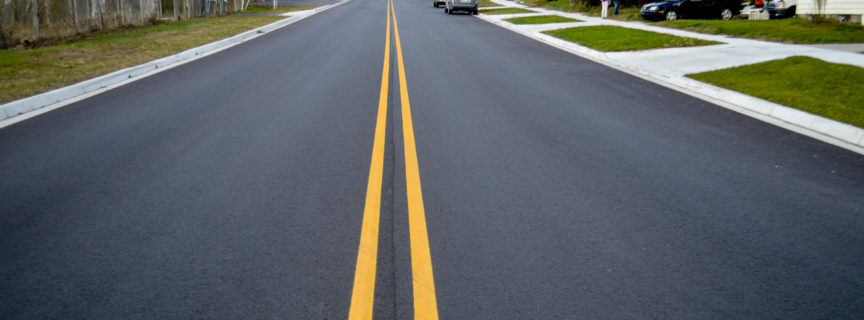
#> input picture Week2/day3/image/road.jpg, 864 x 320 px
$ jupyter execute '2.3.1-Hough Transform for Shape Detection.ipynb'
#> lines starting #> are read from the running program, lines starting #| are printed output that depends on the picture
### Hough Transform for Shape Detection

The Hough Transform is a powerful technique used in image processing and computer vision for detecting shapes, such as lines and circles, within an image. The method works by transforming points in an image space to a parameter space where shapes can be detected as peaks. Below are explanations of how the Hough Line Transform and the Hough Circle Transform work.

### Hough Line Transform

#### Concept:
The Hough Line Transform is used to detect straight lines in an image. The basic idea is to transform the points in the image space (x, y) into a parameter space defined by the line parameters. In the case of a line, these parameters are typically the distance from the origin (rho) and the angle from the x-axis (theta).

#### Mathematical Representation:
A line in Cartesian coordinates can be represented as:
$ y = mx + b $
where $ m $ is the slope and $ b $ is the y-intercept.

Alternatively, in the Hough Transform, a line can be represented in polar coordinates as:
$ \rho = x \cos(\theta) + y \sin(\theta) $
where:
- $\rho$ is the distance from the origin to the closest point on the line.
- $\theta$ is the angle between the x-axis and the line connecting the origin with this closest point.

#### Algorithm Steps:
1. **Edge Detection**: Apply an edge detector (e.g., Canny) to find the edges in the image.
2. **Transform Points**: For each edge point $(x, y)$, compute the values of $\rho$ for different values of $\theta$.
3. **Accumulator Space**: Vote in an accumulator space (a 2D array) where each cell corresponds to a specific $(\rho, \theta)$ pair. The value in each cell represents the number of points that are consistent with that line.
4. **Detect Peaks**: Identify peaks in the accumulator space, which correspond to the most prominent lines in the image.
5. **Draw Lines**: Convert the $(\rho, \theta)$ values back to Cartesian coordinates and draw the lines on the image.

[cell 1]
import cv2
import numpy as np
import matplotlib.pyplot as plt

# Draw the lines represented in the hough accumulator on the original image
def drawhoughLinesOnImage(image, houghLines):
    for line in houghLines:
        for rho,theta in line:
            a = np.cos(theta)
            b = np.sin(theta)
            x0 = a*rho
            y0 = b*rho
            x1 = int(x0 + 1000*(-b))
            y1 = int(y0 + 1000*(a))
            x2 = int(x0 - 1000*(-b))
            y2 = int(y0 - 1000*(a))

            cv2.line(image,(x1,y1),(x2,y2),(0,255,0), 2)

# Different weights are added to the image to give a feeling of blending
def blend_images(image, final_image, alpha=0.7, beta=1., gamma=0.):
    return cv2.addWeighted(final_image, alpha, image, beta,gamma)

image = cv2.imread("image/road.jpg") # load image in grayscale
#> image is the input picture: shape (320, 864, 3); mean B, G, R 100.4, 98.8, 93.9
gray_image = cv2.cvtColor(image, cv2.COLOR_RGB2GRAY)
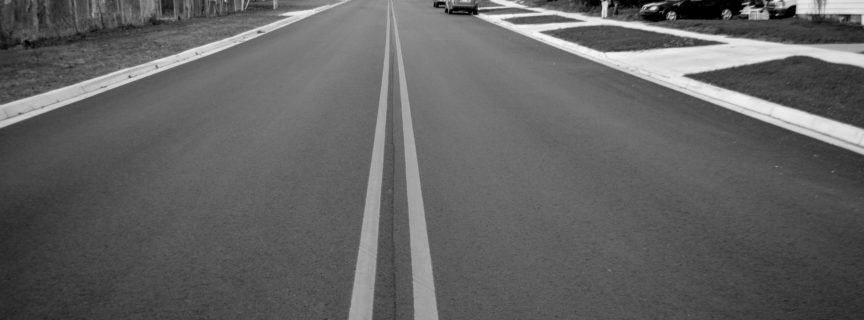
#> gray_image: shape (320, 864); min 0, max 252, mean 98.7
blurredImage = cv2.GaussianBlur(gray_image, (5, 5), 0)
edgeImage = cv2.Canny(blurredImage, 50, 120)
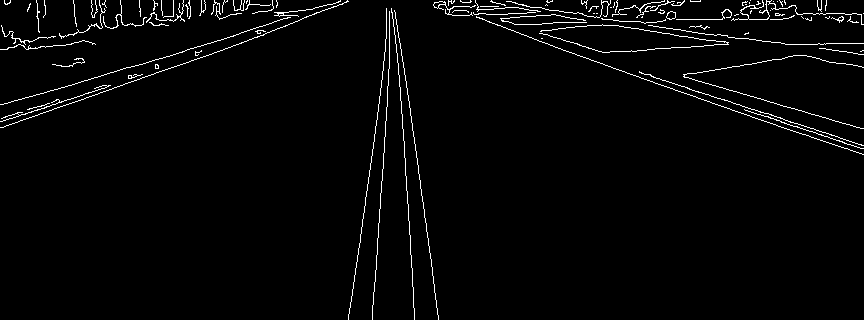
#> edgeImage: shape (320, 864); 2.5% white in thin lines or dots

# Detect points that form a line
dis_reso = 1 # Distance resolution in pixels of the Hough grid
theta = np.pi /180 # Angular resolution in radians of the Hough grid
threshold = 170# minimum no of votes

houghLines = cv2.HoughLines(edgeImage, dis_reso, theta, threshold)
#> houghLines = [[-129, 1.88], [393, 0.0698], [-135, 1.9], [-390, 3], [389, 0.14]]

houghLinesImage = np.zeros_like(image) # create and empty image

drawhoughLinesOnImage(houghLinesImage, houghLines) # draw the lines on the empty image
#> the loop in drawhoughLinesOnImage, `for line in houghLines:` made 5 passes
#> after the loop in drawhoughLinesOnImage, `for line in houghLines:`:
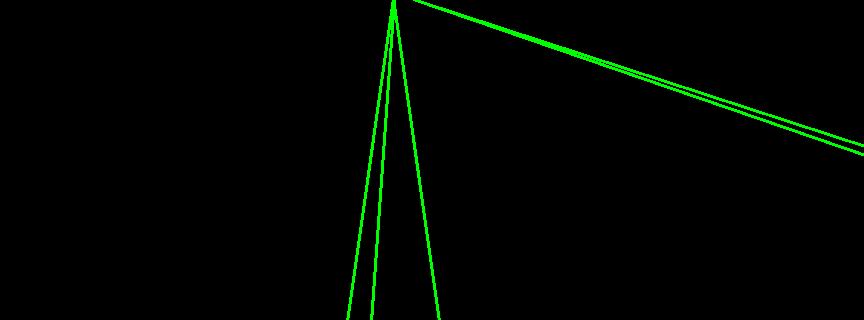
#> image: shape (320, 864, 3); mean of channels 0, 1, 2 0, 4.9, 0; drawn as B, G, R
orginalImageWithHoughLines = blend_images(houghLinesImage,image) # add two images together, using image blending
#> in blend_images, `return cv2.addWeighted(final_image, alpha, image, beta,gamma)`:
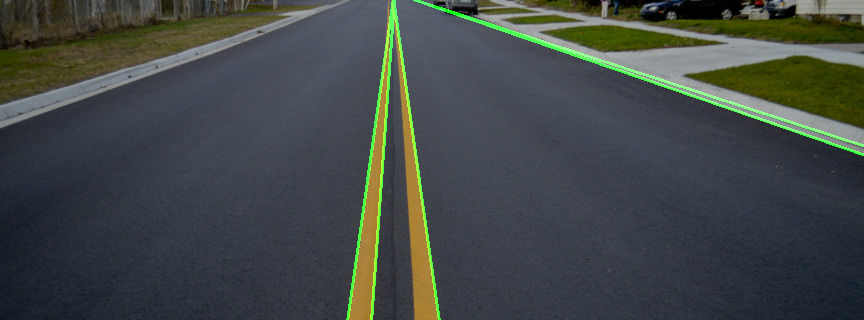
#> returned value: shape (320, 864, 3); mean of channels 0, 1, 2 70.3, 72, 65.7; drawn as B, G, R


plt.figure(figsize=(12, 12))
plt.subplot(2, 1, 1)
plt.imshow(image, cmap='gray')
plt.title('Original Image')
plt.axis("off")
plt.subplot(2, 1, 2)
plt.imshow(edgeImage, cmap='gray')
plt.axis("off")
plt.title('Hough Image')
plt.show()
#> figure, not shown here; B, G, R data is drawn as R, G, B

### Hough Circle Transform

#### Concept:
The Hough Circle Transform is an extension of the Hough Transform used to detect circles. Unlike lines, circles are defined by three parameters: the center coordinates (a, b) and the radius (r).

#### Mathematical Representation:
A circle in Cartesian coordinates can be represented as:
$ (x - a)^2 + (y - b)^2 = r^2 $
where:
- $ (a, b) $ are the coordinates of the circle's center.
- $ r $ is the radius of the circle.

#### Algorithm Steps:
1. **Edge Detection**: Apply an edge detector (e.g., Canny) to find the edges in the image.
2. **Transform Points**: For each edge point (x, y), vote for all possible circles that could pass through that point by varying the parameters a, b, and r.
3. **Accumulator Space**: Use a 3D accumulator space (for a, b, and r) to store the votes.
4. **Detect Peaks**: Identify peaks in the accumulator space, which correspond to the most prominent circles in the image.
5. **Draw Circles**: Convert the parameters back to Cartesian coordinates and draw the circles on the image.

[cell 2]
import cv2
import numpy as np
import matplotlib.pyplot as plt

# Load image
image = cv2.imread('image/Tic_Tac_Toe.png')
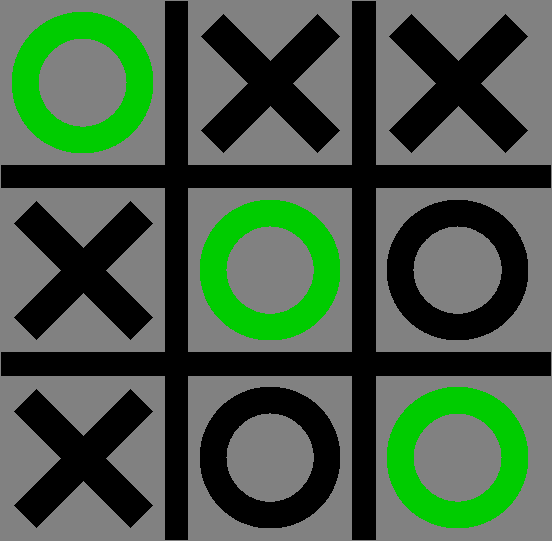
#> input picture Week2/day3/image/Tic_Tac_Toe.png, 552 x 541 px
#> image is the input picture: shape (541, 552, 3); mean B, G, R 70.5, 90.4, 70.5
gray = cv2.cvtColor(image, cv2.COLOR_BGR2GRAY)
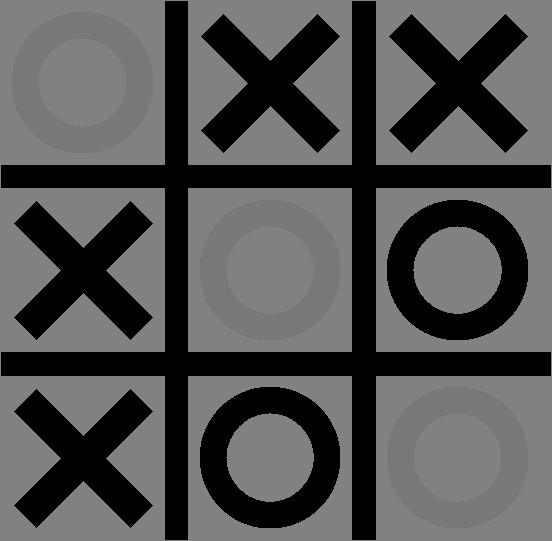
#> gray: shape (541, 552); min 0, max 129, mean 82.2
gray = cv2.medianBlur(gray, 5)

# Apply Hough Circle Transform
circles = cv2.HoughCircles(gray, cv2.HOUGH_GRADIENT, dp=1, minDist=20,
                           param1=50, param2=30, minRadius=0, maxRadius=0)
#> circles = 63 rows, first 8: [456.5, 269.5, 70.4], [269.5, 456.5, 70.4], [456.5, 456.5, 43.6], [270.5, 267.5, 68.5], [270.5, 82.5, 82.4], [234.5, 234.5, 116.7], [82.5, 270.5, 83], [86.5, 87.5, 77.4]

# Draw circles on the image
if circles is not None:
    circles = np.uint16(np.around(circles))
#> circles = 63 rows, first 8: [456, 270, 70], [270, 456, 70], [456, 456, 44], [270, 268, 68], [270, 82, 82], [234, 234, 117], [82, 270, 83], [86, 88, 77]
    for i in circles[0, :]:
        center = (i[0], i[1])
        radius = i[2]
        # Circle center
        cv2.circle(image, center, 1, (0, 100, 100), 3)
        # Circle outline
        cv2.circle(image, center, radius, (255, 0, 255), 3)
#> this loop made 63 passes
#> (center, radius) on passes 1 to 12: ((456, 270), 70), ((270, 456), 70), ((456, 456), 44), ((270, 268), 68), ((270, 82), 82), ((234, 234), 117), ((82, 270), 83), ((86, 88), 77), ((284, 284), 91), ((254, 284), 91), ((200, 206), 145), ((456, 84), 82)
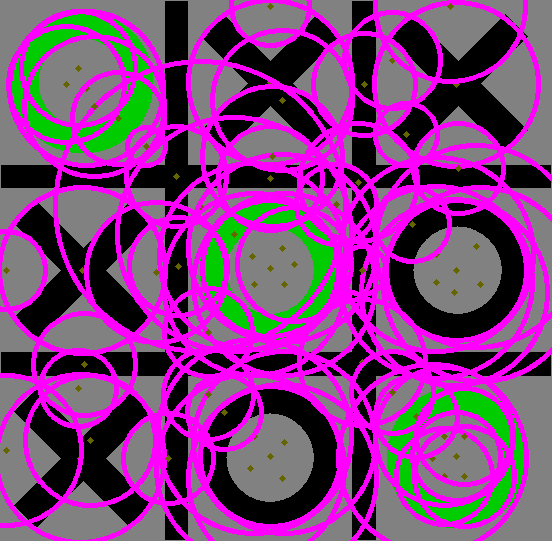
#> image: shape (541, 552, 3); mean B, G, R 128.5, 59.3, 129

# Convert BGR image to RGB
image_rgb = cv2.cvtColor(image, cv2.COLOR_BGR2RGB)

# Display the image with Matplotlib
plt.imshow(image_rgb)
plt.title('Hough Circles')
plt.axis('off')  # Hide axis
plt.show()
